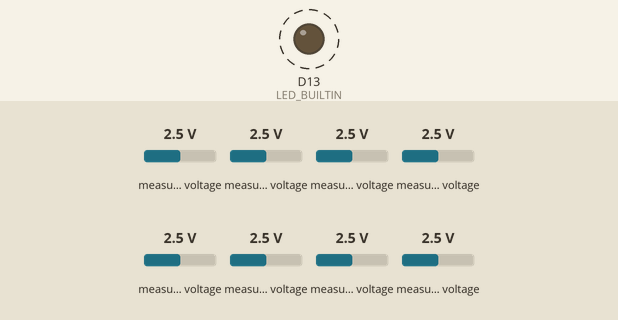
Bench run of a sketch on a simulated Seeed XIAO (SAMD21). Shown: output pins drawn as LEDs (lit = HIGH). Wiring (inferred from the names in the program): 2 × MCP3208 converter: CS D7 / CS D6. Dashed ring = blinking. The inputs (shaded band) are chosen by the test bench; at power-on: measured voltage 2.5 V. Pins used as bus, display or sensor lines are not drawn; what the sketch prints to the serial monitor is not drawn.

Above: at 0.05 s.
Timing chart, 0 to 3.0 s (numbered marks = the images above):
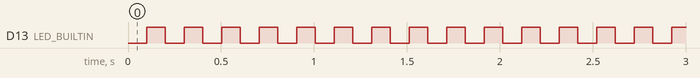

Measured:
- by itself, D13 (LED_BUILTIN): alternates HIGH for 0.10 s and LOW for 0.10 s

The sketch:

XIAO_MCP3208.ino
```cpp
#include <SPI.h>

// SPI pin definitions
const int CS1 = D7;  // Chip Select for MCP3208 (1)
const int CS2 = D6;  // Chip Select for MCP3208 (2)

bool led_blink = 0;

// SPI settings
SPISettings settings(1000000, MSBFIRST, SPI_MODE0);

// Array to store 16 ADC values
int adcValues[16];

/**
 * Read a single channel from MCP3208 (Single-Ended Mode)
 */
int readADC(uint8_t cs, uint8_t channel) {
  if (channel > 7) return -1;  // Invalid channel

  digitalWrite(cs, LOW);  // Select the ADC
  SPI.beginTransaction(settings);

  // MCP3208 Single-Ended Read Command
  uint8_t command1 = 0b00000110 | ((channel & 0b100) >> 2);  // Start bit + Single-End + D2
  uint8_t command2 = ((channel & 0b011) << 6);               // D1 + D0 + "000000"

  SPI.transfer(command1);                  // First byte transfer
  byte highByte = SPI.transfer(command2);  // Second byte transfer
  byte lowByte = SPI.transfer(0x00);       // Dummy transfer

  digitalWrite(cs, HIGH);  // Deselect the ADC
  SPI.endTransaction();

  return ((highByte & 0x0F) << 8) | lowByte;  // Convert to 12-bit value
}

/**
 * Read all 16 ADC channels and store in the array
 */
void readAllADC() {
  // Read 8 channels from MCP3208 (1)
  for (uint8_t ch = 0; ch < 8; ch++) {
    adcValues[ch] = readADC(CS1, ch);
  }

  // Read 8 channels from MCP3208 (2)
  for (uint8_t ch = 0; ch < 8; ch++) {
    adcValues[ch + 8] = readADC(CS2, ch);
  }
}

void setup() {
  Serial.begin(115200);
  SPI.begin();

  pinMode(CS1, OUTPUT);
  pinMode(CS2, OUTPUT);
  digitalWrite(CS1, HIGH);
  digitalWrite(CS2, HIGH);


  pinMode(LED_BUILTIN, OUTPUT);
  digitalWrite(LED_BUILTIN, LOW);
}

void loop() {
  readAllADC();  // Read all 16 channels

  Serial.print("AD16");  // Output identifier

  // Output the ADC values from the array
  for (uint8_t i = 0; i < 16; i++) {
    Serial.print(",");
    Serial.print(adcValues[i]);
  }

  Serial.println();  // New line
  delay(100);        // Delay for 100ms

  led_blink = !led_blink;     //Blink LED
  digitalWrite(LED_BUILTIN, led_blink);
}
```
